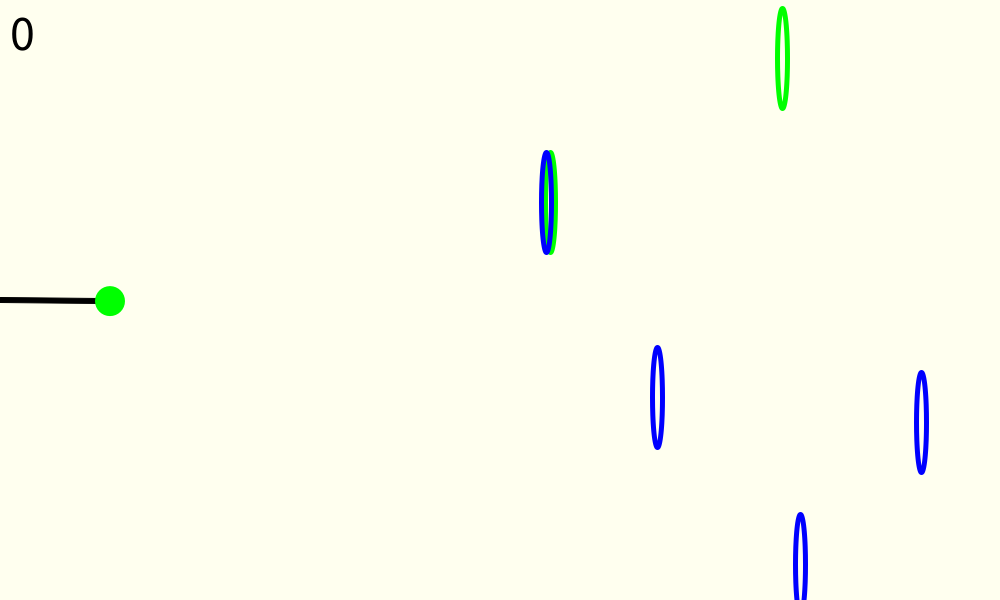
Frame 1 (no input)
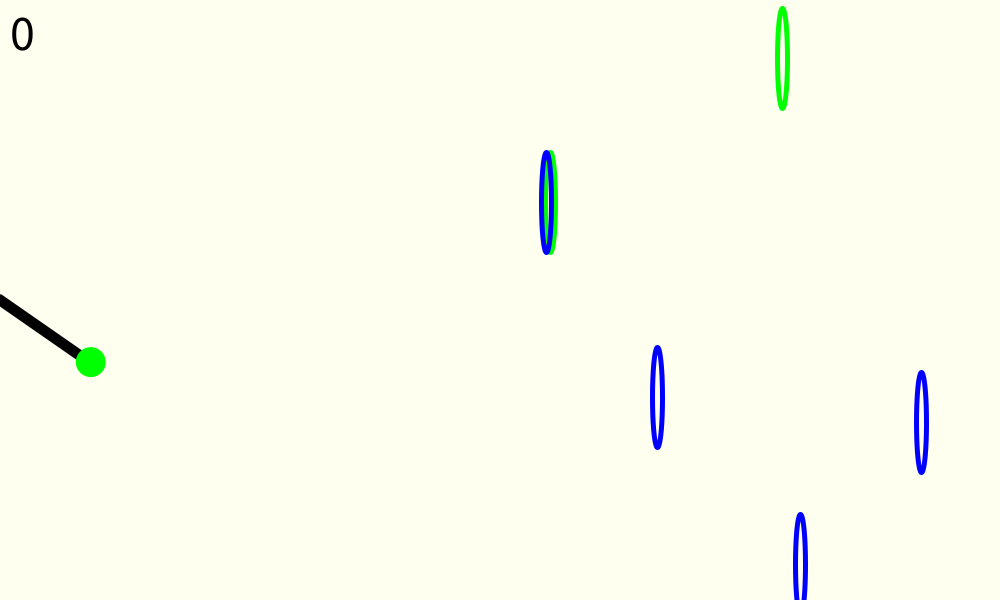
Frame 60 (the mouse pressed at the canvas centre just before this capture)
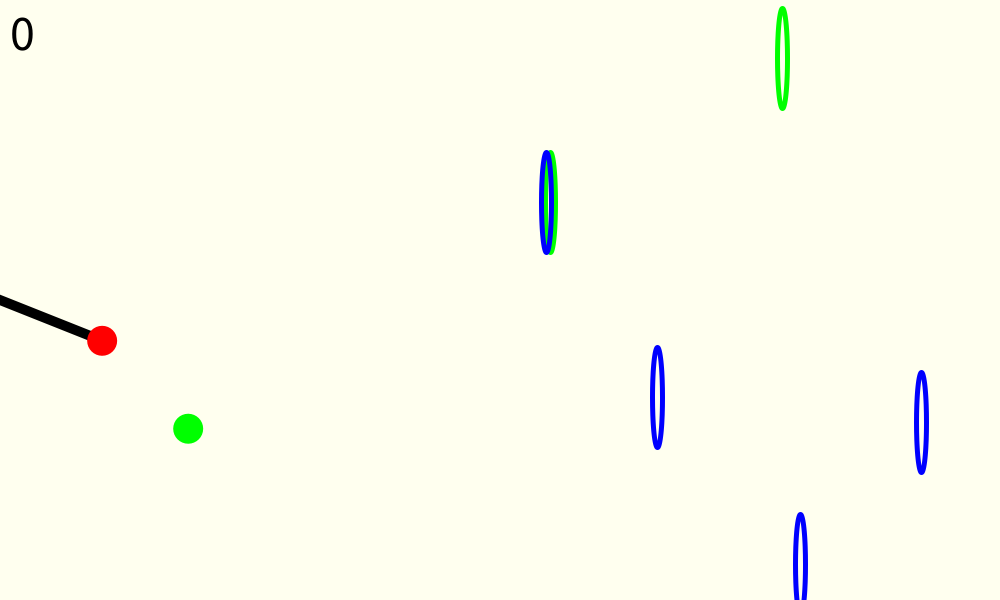
Frame 120 (the mouse held since frame 60 and released just before this capture)

The Processing sketch that drew these frames (run headless with seeded random() and noise(); from frame 60 on, the mouse is pressed at the canvas centre):

// Processing sketch: shootingGameForExam
// ── shootingGameForExam.pde
int maxNumBullets = 10000; //maximum amount of bubbles to shoot
int number = 0; //starting point of bubbles for array of them
int n = 0; //number for where should for loop start
int numTarget = 6; 
int score = 0;
int targetRow;
int maxTargetRow = 60000;

float angle = 0.0; //angle of how much the coordinate system is turned
float aVelocity = 0.01; // amount of angular velocity which adds up to "angle"
float[] indepAngle = new float[maxNumBullets]; //array of angles which all bubbles have independently

boolean scored;
Ring[][] target = new Ring[maxTargetRow][numTarget];

Arrow gun = new Arrow(); 

int numColor = 3;
color[] colors = new color[numColor];
color bulletColor;
Bullet[] bullets = new Bullet[maxNumBullets]; //array of class for bullets (balls)


void setup(){
  size(1000,600);
  noStroke();
  translate(0,height/2);
  colors[0] = #FF0000;
  colors[1] = #00FF00;
  colors[2] = #0000FF;
  for (int i=0; i<maxNumBullets; i++){
    int index = (int)random(colors.length);
    bulletColor = colors[index];
    bullets[i] = new Bullet(bulletColor);
  }
  for (int i=0; i<maxTargetRow; i++){
    for (int ii=0; ii<numTarget; ii++){
       target[i][ii] = new Ring();
       int index = (int)random(colors.length);
       target[i][ii].colour = colors[index];
       target[i][ii].randoms();
    }
  }
}

void draw(){
  background(#FFFFEF);
  score();
  translate(0,height/2);
  
  //making the coordinate system for gun
  pushMatrix();
  rotation();
  rotate(angle);
  gun.display();
  bullets[number].onGun(angle, aVelocity);
  popMatrix();
  
  bullets[number].display(); // displaying the next ball on the tip of the gun
  fordisplay(); //for displaying each flying bullet in their own coordinate systems
  newRing();
  detection();
}

// ── Arrow_class.pde
class Arrow{
  //x and y coordinates for guns left upper corner
  float x = 50;
  float y = 0;
  
  //size of the gun
  float sizeX=100;
  float sizeY=5;
  
  
  void display(){
    fill(#000000);
    stroke(#000000);
    rectMode(CENTER);
    rect(x,y,sizeX,sizeY);
  }
  
}

// ── Bullet_class.pde
class Bullet{
  
  float bulletX = 110;
  float bulletY = 0;
  float size = 30;
  float speed = 2;
  float xSpeed;
  float ySpeed;
  float x = 110;
  float y = 110;
  
  boolean show;
  
  color bulletColor;
  
  Bullet(color temp_color){
    bulletColor = temp_color;
  }
  
  void display(){
    noStroke();
    fill(bulletColor);
    ellipse(bulletX, bulletY,size,size);
  }
  
  void move(){
    bulletX += xSpeed;
    bulletY += ySpeed;
  }
  
  void checkBool(){
    if (bulletX > width){
      show = false;
    }
  }
  
  void speed(float angle){
    xSpeed = speed * cos(angle);
    ySpeed = speed * sin(angle);
  }
  
  void onGun(float gunAngle, float aVelocity){
    if((gunAngle <= 0 && aVelocity <= 0) || (gunAngle >= 0 && aVelocity >= 0)){ 
      bulletX = x * cos(gunAngle);
      
    }
    else{ 
      bulletX = x * cos(gunAngle);
    }
    if(aVelocity >= 0){
      bulletY = y * sin(gunAngle);
    } else bulletY = y * sin(gunAngle);
  }
}

// ── Detection.pde
void detection(){
  for (int i = n; i < number; i++){
    for(int ii = 0; ii < numTarget; ii++){
     if(bullets[i].bulletX > target[targetRow][ii].x && bullets[i].bulletY > target[targetRow][ii].y - target[targetRow][ii].sizeY/2 && bullets[i].bulletY < target[targetRow][ii].y + target[targetRow][ii].sizeY/2 && bullets[i].bulletColor == target[targetRow][ii].colour){ 
       scored = true;
       n += number;
       targetRow++;
     }
    }
  }
}

// ── Ring_class.pde
class Ring{
 
  float x;
  float y;
  float sizeX = 10;
  float sizeY = 100;
  float thick = 5;
  color colour;
  
  void display(){
    strokeWeight(thick);
    stroke(colour);
    noFill();
    ellipse(x,y,sizeX,sizeY);
  }
  
  void randoms(){
    x = random(500,950);
    y = random(-300,300);
  }
  
}

// ── displaying_moving_bullets.pde
void fordisplay(){
  //"for" loop for displaying and moving bullets
  for (int i = n; i < number; i++){
    if (bullets[i].show == true){
      bullets[i].display();
      bullets[i].move();
      bullets[i].checkBool();
    }
  }
}

// ── displaying_new_ring.pde
void newRing(){
  if (scored == true){ //happens when the player manage to hit the target
    score++;
    for (int i = 0; i < numTarget; i++){
      target[targetRow][i].randoms();
    }
    scored = false;
  }
  for (int i = 0; i < numTarget; i++){
    target[targetRow][i].display();
  }
}

// ── mousePressed.pde
void mousePressed(){
    indepAngle[number] = angle;
    bullets[number].show = true;
    bullets[number].speed(angle);
    number++;
}

void keyPressed(){
  if (keyCode == ENTER){
    scored = true;
  }
}

// ── rotation.pde
void rotation(){
    if (angle > PI/4 || angle < -PI/4){
      aVelocity = aVelocity * -1;
    }
    angle += aVelocity;
   }

// ── score.pde
void score(){
  fill(#000000);
  textSize(50);
  text(score,10,50);
}
